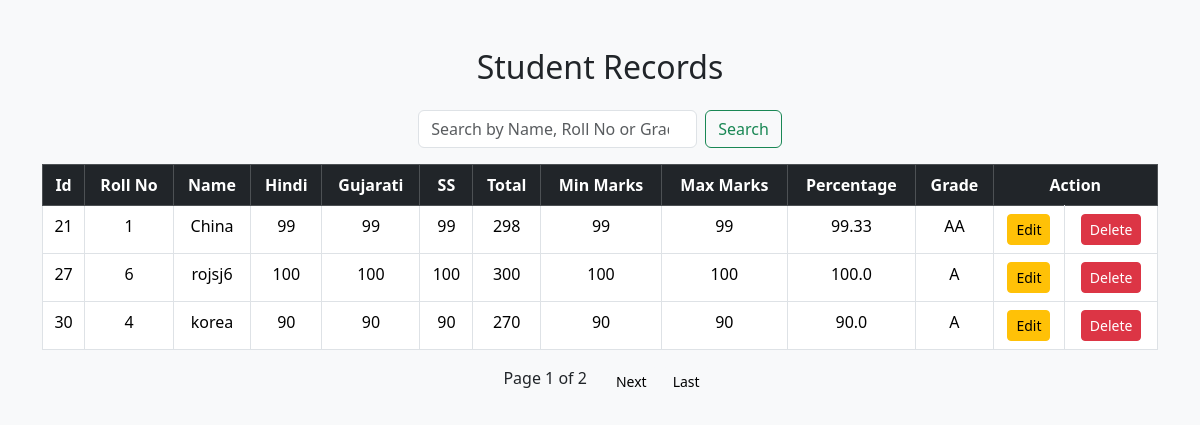
Page /show/ on the committed database.
### yomapp/models.py (models this page shows)
class Homedata(models.Model):
    rollno =models.IntegerField(default='',max_length=3,unique=True)
    name = models.CharField(max_length=50,default='')
    hindi =models.IntegerField(max_length=3,default='')
    gujarati =models.IntegerField(max_length=3,default='')
    ss =models.IntegerField(max_length=3,default='')
    total =models.IntegerField(max_length=3,default='')
    min_marks =models.IntegerField(max_length=3,default='')
    max_marks =models.IntegerField(max_length=3,default='')
    percentage =models.FloatField(max_length=5,default='')
    grade =models.CharField(max_length=2,default='')

### yomapp/views.py (the view)
# urls.py: path('show/',views.showdata,name="/show"),
def showdata(req):
    if "submit  " in req.POST:
        search_query = req.GET.get("search")
        data = Homedata.objects.filter(new_collection=search_query).values()
        return render(req, "showdata.html",{"data":data})
    data = Homedata.objects.all().values()
    paginator = Paginator(data, 3)  # Show 10 posts per page.
    page_number = req.GET.get('page')
    page_obj = paginator.get_page(page_number)
    return render(req,"showdata.html",{"page_obj":page_obj})

### yomapp/templates/showdata.html (shortened to what this page needs)
<!DOCTYPE html>
<html lang="en">
<head>
  <link href="https://cdn.jsdelivr.net/npm/bootstrap@5.3.8/dist/css/bootstrap.min.css" rel="stylesheet">
</head>
<body class="bg-light">
  <div class="container my-5">
    <h2 class="text-center mb-4">Student Records</h2>
    <form method="GET" action="/search" class="d-flex justify-content-center mb-3">
      <input class="form-control w-25" type="search" placeholder="Search by Name, Roll No or Grade" name="query" value="{{ query|default:'' }}">
      <button class="btn btn-outline-success ms-2" type="submit">Search</button>
    </form>
    <table class="table table-bordered table-hover text-center">
      <thead class="table-dark">
        <tr>
          <th>Id</th>
          <th>Roll No</th>
          <th>Name</th>
          <th>Hindi</th>
          <th>Gujarati</th>
          <th>SS</th>
          <th>Total</th>
          <th>Min Marks</th>
          <th>Max Marks</th>
          <th>Percentage</th>
          <th>Grade</th>
          <th colspan="2">Action</th>
        </tr>
      </thead>
      <tbody>
        {% for info in page_obj %}
        <tr>
          <td>{{ info.id }}</td>
          <td>{{ info.rollno }}</td>
          <td>{{ info.name }}</td>
          <td>{{ info.hindi }}</td>
          <td>{{ info.gujarati }}</td>
          <td>{{ info.ss }}</td>
          <td>{{ info.total }}</td>
          <td>{{ info.min_marks }}</td>
          <td>{{ info.max_marks }}</td>
          <td>{{ info.percentage }}</td>
          <td>{{ info.grade }}</td>
          <td><a href="/edit/{{ info.id }}" class="btn btn-warning btn-sm">Edit</a></td>
          <td><a href="/delete/{{ info.id }}" class="btn btn-danger btn-sm">Delete</a></td>
        </tr>
        {% empty %}
        <tr>
          <td colspan="13" class="text-muted">No records found.</td>
        </tr>
        {% endfor %}
      </tbody>
    </table>
    <div class="pagination d-flex justify-content-center">
      <span class="mx-3">Page {{ page_obj.number }} of {{ page_obj.paginator.num_pages }}</span>
      {% if page_obj.has_next %}
        <a href="?page={{ page_obj.next_page_number }}" class="btn btn-light btn-sm mx-1">Next</a>
        <a href="?page={{ page_obj.paginator.num_pages }}" class="btn btn-light btn-sm mx-1">Last</a>
      {% endif %}
    </div>
  </div>
</body>
</html>

### rows in the picture
Homedata: id "21", rollno "1", name "China", hindi "99", gujarati "99", ss "99", total "298", min_marks "99", max_marks "99", percentage "99.33", grade "AA"
Homedata: id "27", rollno "6", name "rojsj6", hindi "100", gujarati "100", ss "100", total "300", min_marks "100", max_marks "100", percentage "100.0", grade "A"
Homedata: id "30", rollno "4", name "korea", hindi "90", gujarati "90", ss "90", total "270", min_marks "90", max_marks "90", percentage "90.0", grade "A"

### other values in the picture
{{ page_obj.number }} "1"
{{ page_obj.paginator.num_pages }} "2"
